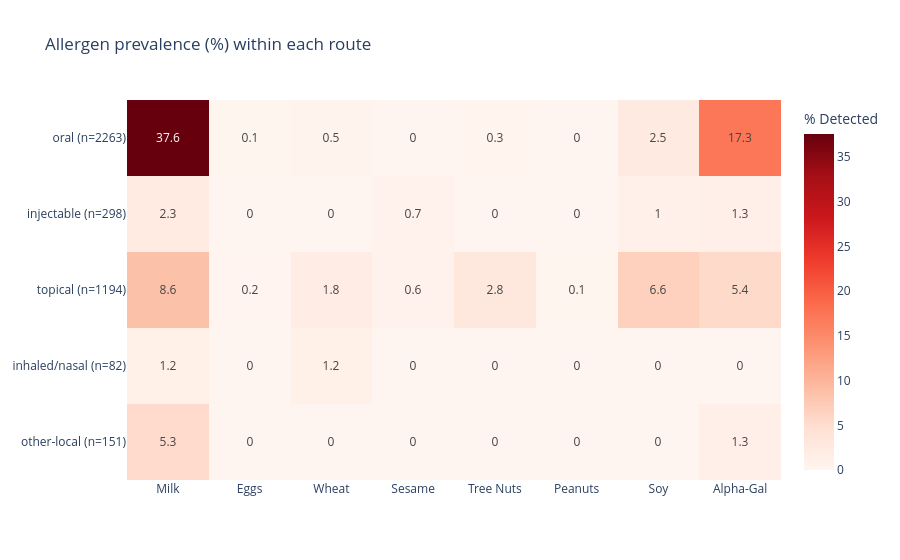

Notebook code cell kept with this figure:
### Markdown cell above
### Chart 4 — Heatmap: allergen prevalence within each route
*(Note: the heatmap IS taught in 521, so it is a strong 4th chart but not the "new" method.)*

### Code cell
ALLERGENS = {"Milk": "milk_status", "Eggs": "eggs_status", "Wheat": "wheat_status",
             "Sesame": "sesame_status", "Tree Nuts": "tree_nuts_status",
             "Peanuts": "peanuts_status", "Soy": "soy_status", "Alpha-Gal": "alpha_gal_status"}
ROUTES = {"oral": "is_oral", "injectable": "is_injectable", "topical": "is_topical",
          "inhaled/nasal": "is_inhaled", "other-local": "is_other_route"}

mat, ylabels = [], []
for rlabel, rcol in ROUTES.items():
    sub = df[df[rcol]]
    if len(sub) == 0:
        continue
    mat.append([round((sub[acol] == "Detected").mean() * 100, 1) for acol in ALLERGENS.values()])
    ylabels.append(f"{rlabel} (n={len(sub)})")

fig = px.imshow(mat, x=list(ALLERGENS.keys()), y=ylabels, text_auto=True, aspect="auto",
                color_continuous_scale="Reds", labels=dict(color="% Detected"),
                title="Allergen prevalence (%) within each route")
fig.show()

### Figure 1 — Plotly figure (JSON) as saved in the notebook; plotly's stock layout.template omitted (floating-point values rounded to 4 significant figures)
{"data": [{"coloraxis": "coloraxis", "hovertemplate": "x: %{x}<br>y: %{y}<br>% Detected: %{z}<extra></extra>", "name": "0", "texttemplate": "%{z}", "type": "heatmap", "x": ["Milk", "Eggs", "Wheat", "Sesame", "Tree Nuts", "Peanuts", "Soy", "Alpha-Gal"], "xaxis": "x", "y": ["oral (n=2263)", "injectable (n=298)", "topical (n=1194)", "inhaled/nasal (n=82)", "other-local (n=151)"], "yaxis": "y", "z": [[37.6, 0.1, 0.5, 0.0, 0.3, 0.0, 2.5, 17.3], [2.3, 0.0, 0.0, 0.7, 0.0, 0.0, 1.0, 1.3], [8.6, 0.2, 1.8, 0.6, 2.8, 0.1, 6.6, 5.4], [1.2, 0.0, 1.2, 0.0, 0.0, 0.0, 0.0, 0.0], [5.3, 0.0, 0.0, 0.0, 0.0, 0.0, 0.0, 1.3]]}], "layout": {"coloraxis": {"autocolorscale": false, "colorbar": {"title": {"text": "% Detected"}}, "colorscale": [[0, "rgb(255,245,240)"], [0.125, "rgb(254,224,210)"], [0.25, "rgb(252,187,161)"], [0.375, "rgb(252,146,114)"], [0.5, "rgb(251,106,74)"], [0.625, "rgb(239,59,44)"], [0.75, "rgb(203,24,29)"], [0.875, "rgb(165,15,21)"], [1, "rgb(103,0,13)"]]}, "title": {"text": "Allergen prevalence (%) within each route"}, "xaxis": {"anchor": "y", "domain": [0, 1]}, "yaxis": {"anchor": "x", "autorange": "reversed", "domain": [0, 1]}}}
